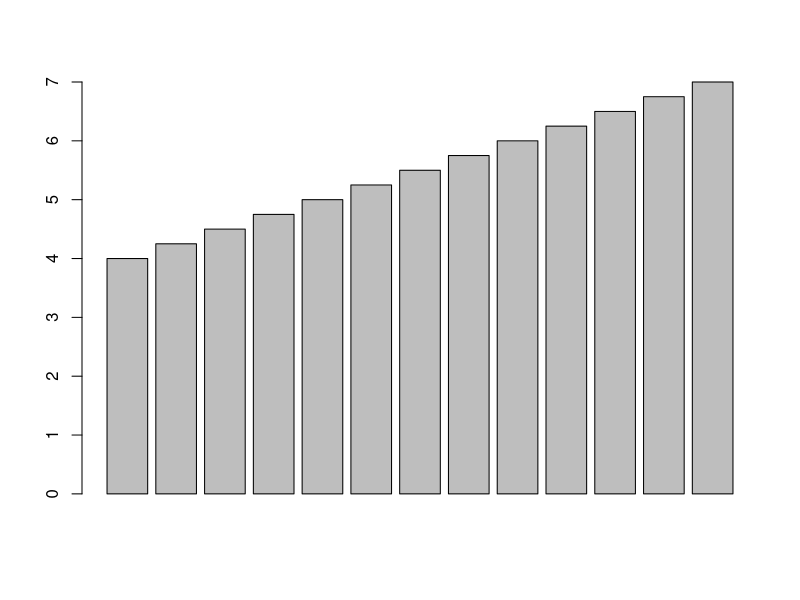
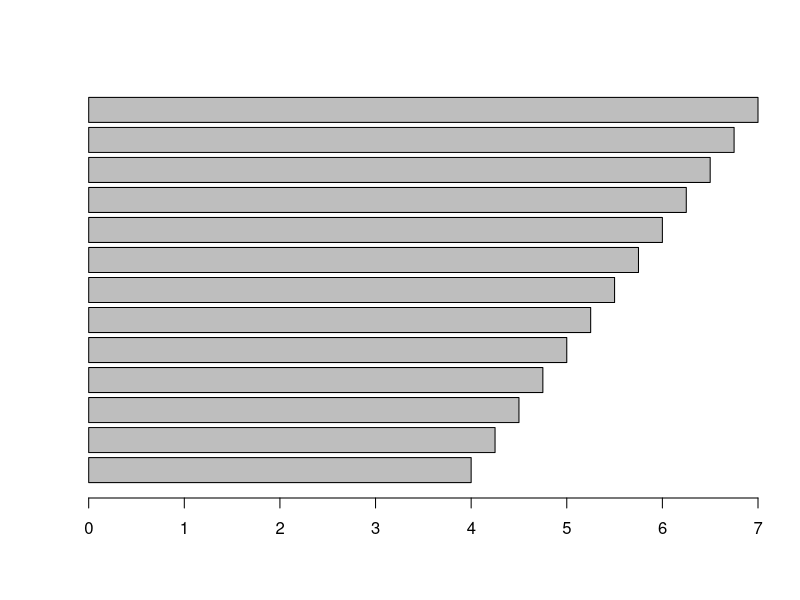
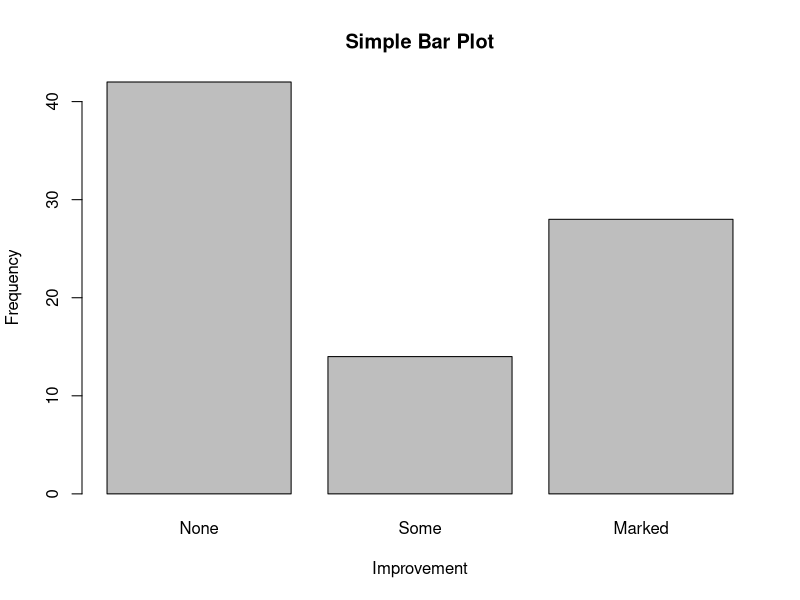
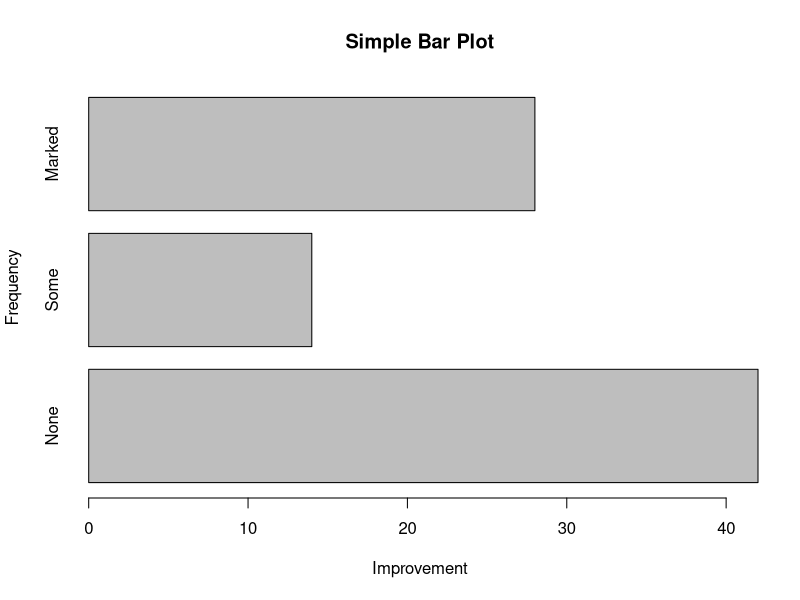
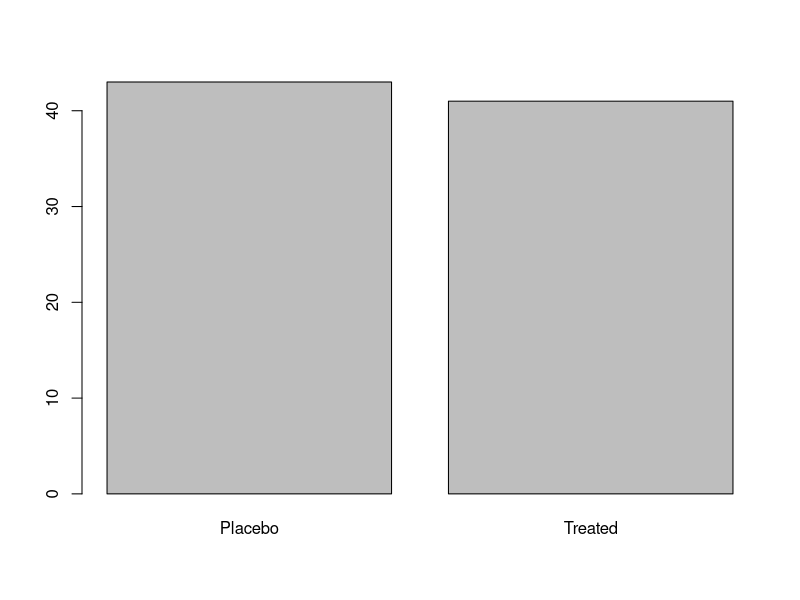
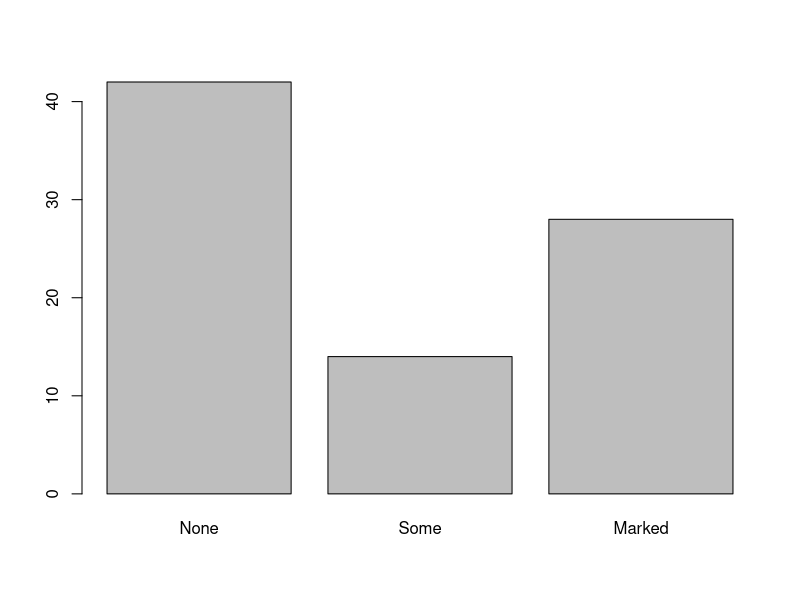
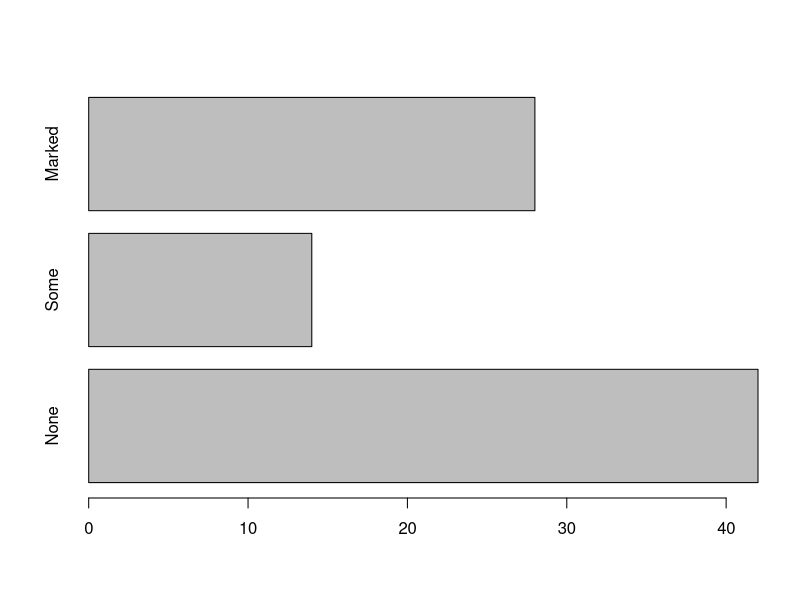
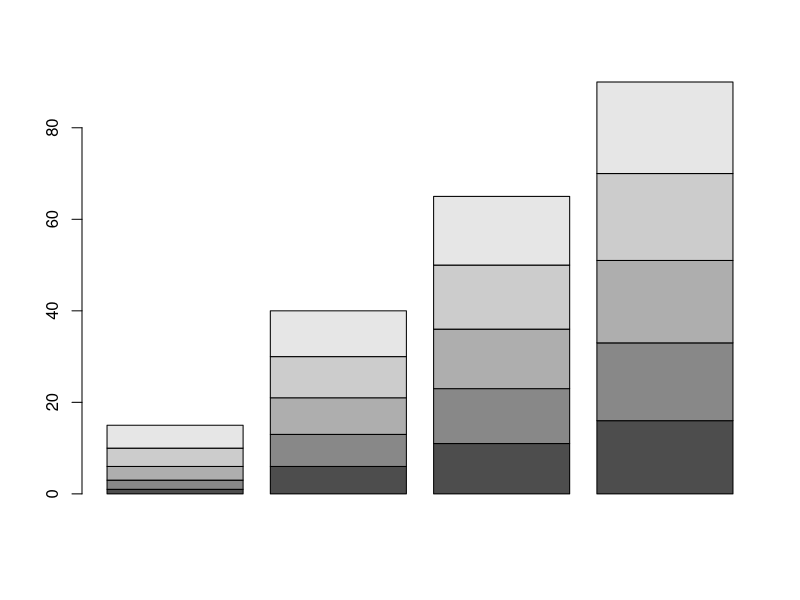

These figures' R source, in order:
#Chapter - 6 : Basic Graphs ------------------------------------------
# Bar, Box, Dot Plots
# Pie and Fan Charts
# Histograms and Kernel Density Plots


# 6.1  Barplot
height = seq(4,7,.25)
barplot(height)
barplot(height, horiz = T)

library(vcd)
head(Arthritis)
str(Arthritis)
counts = table(Arthritis$Improved)
counts

# Listing 6.1 Simple Bar Plots
barplot(counts, main='Simple Bar Plot', xlab='Improvement', ylab=' Frequency')
barplot(counts, main='Simple Bar Plot', horiz = T, 
        xlab='Improvement', ylab=' Frequency')

# if cat variable is (ordered) FACTOR - vertical plot 
str(Arthritis)
plot(Arthritis$Treatment)
str(Arthritis$Improved)
plot(Arthritis$Improved)  # see the order of display
plot(Arthritis$Improved, horiz=T)

# 6.1.2  Stacked and Grouped bar Plots
# if height is a matrix instead of vector, we can create stacked or gp bar plot
height = matrix(1:20, nrow=5)
height
barplot(height)
barplot(height, horiz = T)
barplot(height, beside=T) # side by side
barplot(height, beside=T,legend.text = ' Heights')

#colnames(height) = c('C1','C2', 'C3', 'C4')
#rownames(height) = c('A','B','C','D','E')
#height
#barplot(height, beside=T, legend=rownames(height), legend.text = ' Heights')


library(vcd)
counts= table(Arthritis$Improved, Arthritis$Treatment)  # X tab
counts
barplot(counts)
barplot(counts, col=c('red', 'green', 'blue'))
barplot(counts, col=c('red', 'green', 'blue'), legend=rownames(counts))

barplot(counts, beside=T)
barplot(counts, beside=T, col=c('red', 'green', 'blue')
        , legend=rownames(counts))
barplot(counts, beside=T, col=c('red', 'green', 'blue')
        , legend=rownames(counts))
